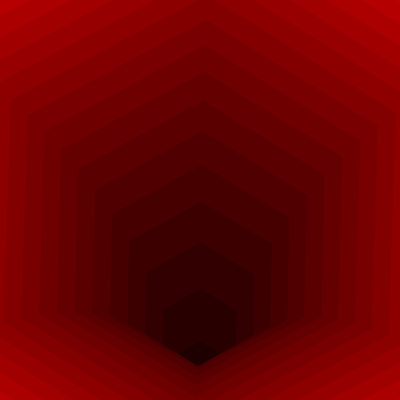
Frame 1 (no input)
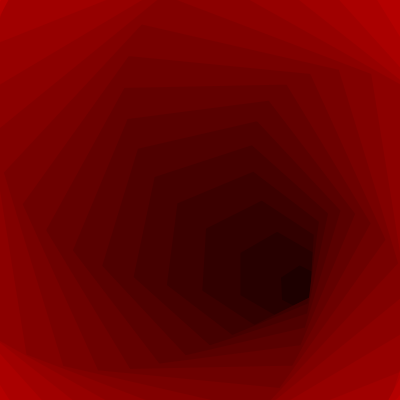
Frame 60 (no input)
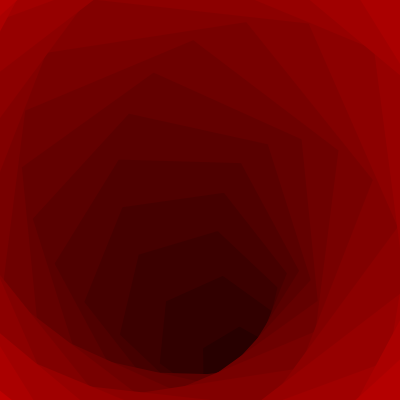
Frame 120 (the mouse pressed at the canvas centre since frame 60)

The p5.js sketch that drew these frames (run headless with seeded random() and noise() and a simulated clock; from frame 60 on, the mouse is pressed at the canvas centre):

// p5.js sketch
// ── sketch.js
function setup() {
  createCanvas(400, 400);
}

arrr = 0;

function draw() {
  arrr +=0.03;
  //
  translate(width/2,height/2);
  rotate(arrr/2);
  hexBackground(sin(arrr/2)*400,cos(arrr)*400,sin(arrr/6)/30);
}

function hexBackground(X,Y,R) {
  //background(0);
  strokeWeight(100);
  noFill();
  
  var x = X,y = Y, r = 0;
  
  for (var i = 0; i < 20; i++) {
    stroke(color(i*10,0,0));
    rotate(r);
    hexagon(x,y, i* 20);
    x *= 0.8;
    y *= 0.8;
    r += R;
  }
  resetMatrix();

}


function hexagon(x, y, d) {
  beginShape();
  for (i = 0; i < 7; i = i + TWO_PI / 6) {
    vertex(sin(i) * d + x, cos(i) * d + y);
    vertex(sin(i + TWO_PI / 6) * d + x, cos(i + TWO_PI / 6) * d + y);
  }
  endShape();
}
